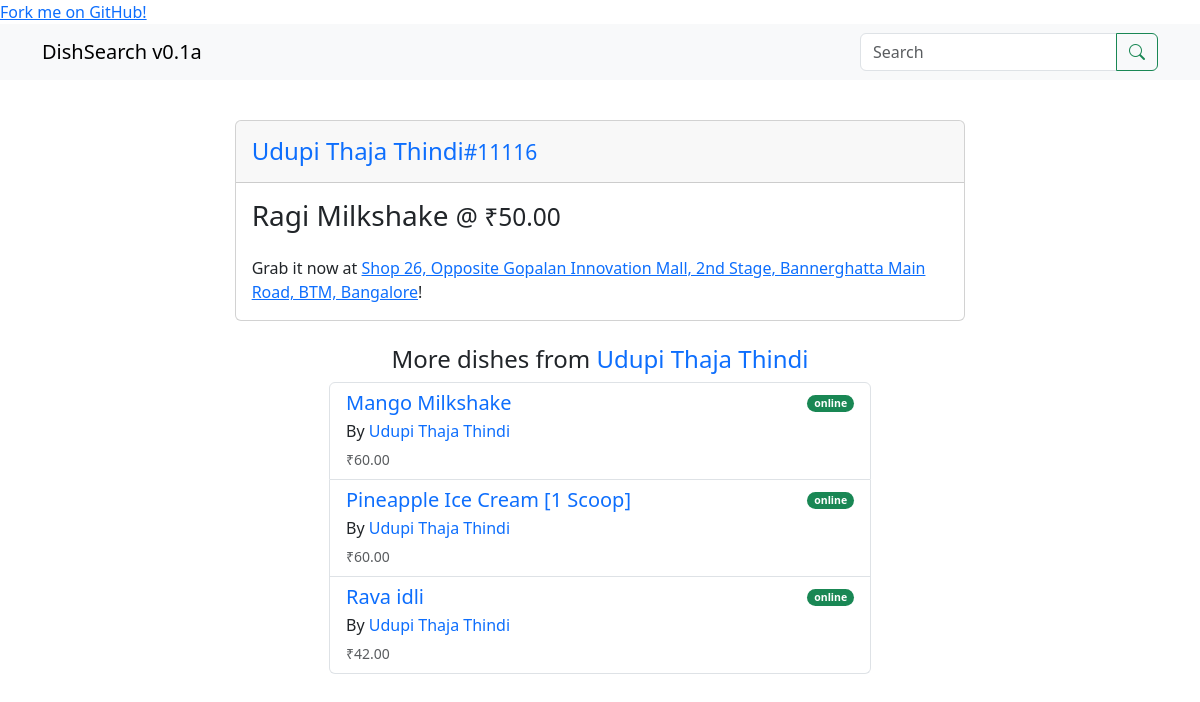
Screenshot of /dish/132/ (signed in) with the database file from the repository.
### dish/models.py (models this page shows, shortened)
class Dish(models.Model):
    name = models.CharField(max_length=255)
    onwards_tag = models.BooleanField(default=False)
    price = models.DecimalField(max_digits=7, decimal_places=2)
    restaurant = models.ForeignKey(
        Restaurant, on_delete=models.CASCADE, related_name="dishes"
    )
    objects = DishManager()
    def get_absolute_url(self) -> str:
        return reverse("dish:detail", kwargs={"dish_id": self.pk})
    def get_other_restaurant_dishes(self, n: int = 3) -> models.QuerySet:
        return (
            Dish.objects.filter(restaurant=self.restaurant)
            .exclude(pk=self.pk)
            .order_by("?")[:n]
        )

### restaurant/models.py (models this page shows, shortened)
class Restaurant(models.Model):
    name = models.CharField(max_length=255)
    res_id = models.IntegerField(unique=True)
    latitude = models.FloatField()
    longitude = models.FloatField()
    location = models.CharField(max_length=30)
    address = models.CharField(max_length=255)
    rating = models.FloatField(help_text="Rating out of 5", null=True, blank=True)
    online = models.BooleanField(default=False)
    def get_google_maps_url(self) -> str:
        return f"https://maps.google.com/?q={self.latitude},{self.longitude}"

### dish/views.py (the view)
# urls.py: path("dish/<int:dish_id>/", views.DishDetailView.as_view(), name="detail"),
class DishDetailView(LoginRequiredMixin, DetailView):
    model = Dish
    pk_url_kwarg = "dish_id"
    context_object_name = "dish"
    template_name = "dish/detail.html"

### templates/dish/detail.html
{% extends 'base.html' %}
{% block body %}
<div class="row">
  <div class="col-sm-12 col-md-12 col-lg-8 offset-lg-2 mb-4">
    <div class="card">
      <div class="card-header">
        <h4 class="my-2 text-body-secondary">
          <a style="text-decoration:none;" href="{% url 'restaurant:list' dish.restaurant_id %}">
            {{ dish.restaurant.name }}<small>#{{ dish.restaurant.res_id }}</small>
          </a>
        </h4>
      </div>
      <div class="card-body">
        <h3 class="card-title pb-3">{{ dish.name }} <small>@ ₹{{ dish.price }} </small></h3>
        <p class="card-text">
          Grab it now at <a href="{{ dish.restaurant.get_google_maps_url }}" target="_blank">
            {{ dish.restaurant.address }}</a>!
        </p>
      </div>
    </div>
  </div>
  <div class="col-sm-12 col-md-12 col-lg-6 offset-lg-3">
    <h4 class="text-center">
      More dishes from
      <a style="text-decoration: none;" href="{% url 'restaurant:list' dish.restaurant_id %}">{{ dish.restaurant.name }}</a>
    </h4>
  </div>
  <div class="col-sm-12 col-md-12 col-lg-6 offset-lg-3">
    <div class="list-group">
      {% for dish in dish.get_other_restaurant_dishes %}
        <div href="{% url 'dish:detail' dish.pk %}" class="list-group-item list-group-item-action">
          <div class="d-flex w-100 justify-content-between">
            <h5 class="mb-1">
              <a style="text-decoration: none;" href="{{ dish.get_absolute_url }}">{{ dish.name }}</a>
            </h5>
            <small class="text-body-secondary">
              <span class="badge {% if dish.restaurant.online %}bg-success{% else %}bg-danger{% endif %} rounded-pill">
                {% if dish.restaurant.online %}online{% else %}unavailable{% endif %}
              </span>
            </small>
          </div>
          <p class="mb-1">
            By <a style="text-decoration: none;" href="{% url 'restaurant:list' dish.restaurant_id %}">{{ dish.restaurant.name }}</a>
          </p>
          <small class="text-body-secondary">₹{{ dish.price }} {% if dish.onwards_tag %}+{% endif %} </small>
        </div>
      {% empty %}
        <div class="list-group-item">
          <p class="my-2 text-center">
            No more dishes from this restaurant.
          </p>
        </div>
      {% endfor %}
    </div>
  </div>
</div>
{% endblock body %}

### rows the page displays
Dish: restaurant.name "Udupi Thaja Thindi", restaurant.res_id "11116", name "Ragi Milkshake", price "50.00", restaurant.address "Shop 26, Opposite Gopalan Innovation Mall, 2nd Stage, Bannerghatta Main Road, BTM, Bangalore"
Dish: name "Mango Milkshake", shows "online", restaurant.name "Udupi Thaja Thindi", price "60.00"
Dish: name "Pineapple Ice Cream [1 Scoop]", shows "online", restaurant.name "Udupi Thaja Thindi", price "60.00"
Dish: name "Rava idli", shows "online", restaurant.name "Udupi Thaja Thindi", price "42.00"
